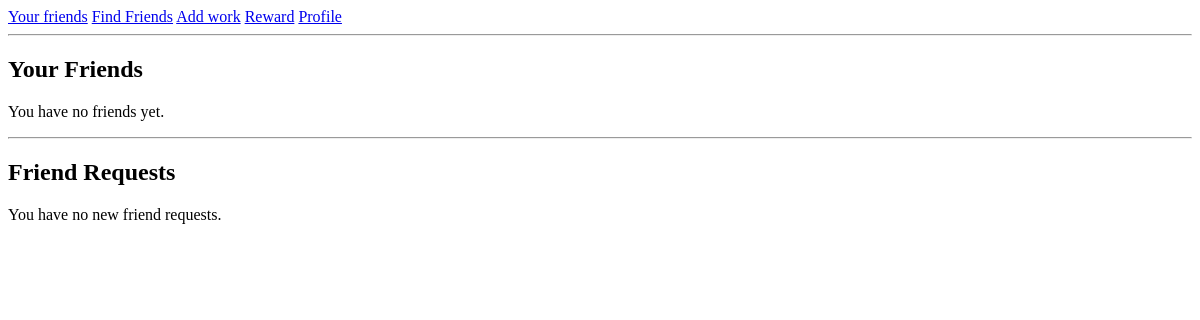
/friends/ (signed in), run on an earlier commit of the app's database.
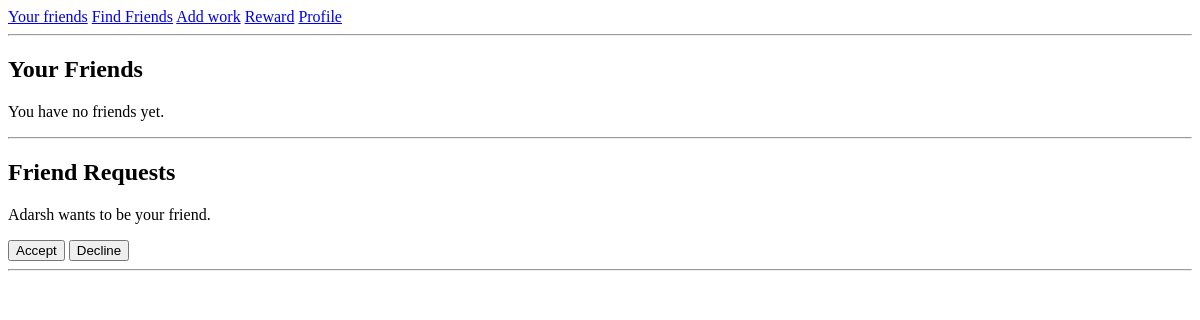
And on a later commit of the database.
### basic/models.py (models this page shows, shortened)
class FriendRequest(models.Model):
    from_user = models.ForeignKey(User, related_name='from_user', on_delete=models.CASCADE)
    to_user = models.ForeignKey(User, related_name='to_user', on_delete=models.CASCADE)
    is_accepted = models.BooleanField(default=False)
    created_at = models.DateTimeField(auto_now_add=True)

### basic/views.py (the view)
# urls.py: path('friends/', views.friends_view, name='friends'),
@login_required
def friends_view(request):
    user_profile = UserProfile.objects.get(user=request.user)
    friends = user_profile.friends.all()
    friend_requests = FriendRequest.objects.filter(to_user=request.user, is_accepted=False)
    return render(request, 'friends.html', {'friends': friends, 'friend_requests': friend_requests})

### basic/templates/friends.html (shortened to what this page needs)
{% extends 'base.html' %}
{% block content %}
    <h2>Your Friends</h2>
    {% for friend in friends %}
        <div>
            <p>{{ friend.user.username }}</p>
            <hr>
        </div>
    {% empty %}
        <p>You have no friends yet.</p>
    {% endfor %}
    <hr>
    <h2>Friend Requests</h2>
    {% for request in friend_requests %}
        <div>
            <p>{{ request.from_user.username }} wants to be your friend.</p>
            <a href="{% url 'accept_friend_request' request.id %}"><button>Accept</button></a>
            <a href="{% url 'decline_friend_request' request.id %}"><button>Decline</button></a>
            <hr>
        </div>
    {% empty %}
        <p>You have no new friend requests.</p>
    {% endfor %}
{% endblock %}

What changed in the data, as far as the page shows it:
added FriendRequest: from_user.username "Adarsh"
Also different on the page:
text no longer shown: "You have no new friend requests."
